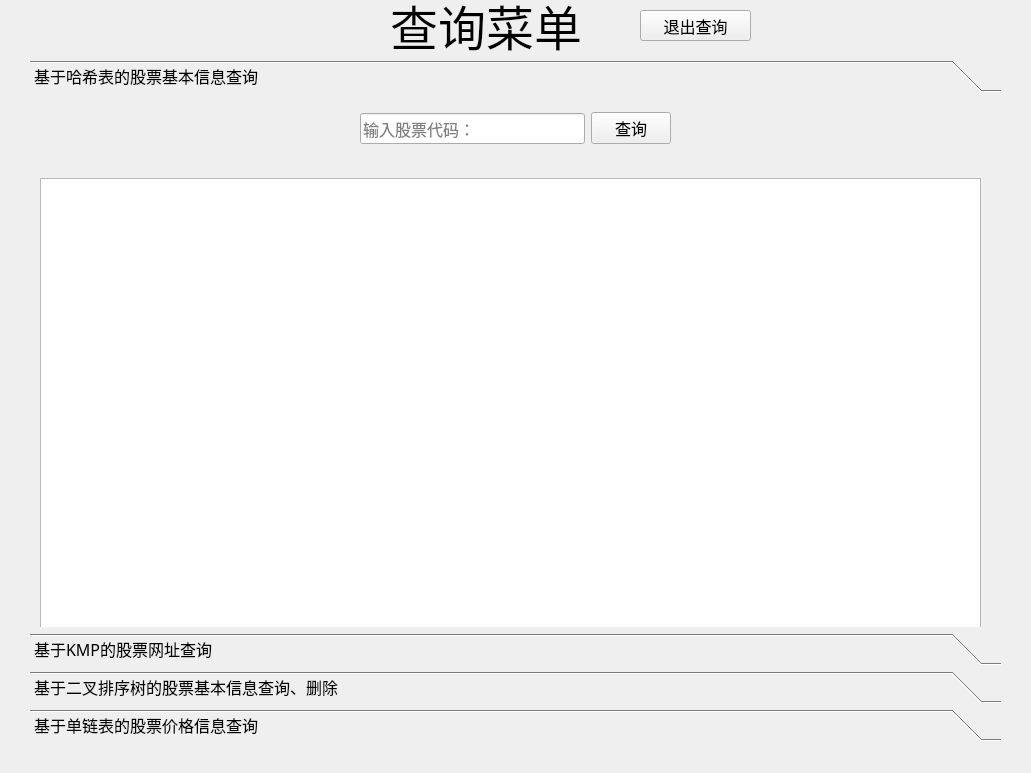
<?xml version="1.0" encoding="UTF-8"?>
<ui version="4.0">
 <author>Memorywzd</author>
 <class>queryClass</class>
 <widget class="QWidget" name="queryClass">
  <property name="geometry">
   <rect>
    <x>0</x>
    <y>0</y>
    <width>1031</width>
    <height>773</height>
   </rect>
  </property>
  <property name="font">
   <font>
    <family>等线</family>
    <pointsize>12</pointsize>
   </font>
  </property>
  <property name="windowTitle">
   <string>查询菜单</string>
  </property>
  <widget class="QToolBox" name="toolBox">
   <property name="geometry">
    <rect>
     <x>30</x>
     <y>60</y>
     <width>971</width>
     <height>681</height>
    </rect>
   </property>
   <property name="font">
    <font>
     <family>等线</family>
     <pointsize>12</pointsize>
    </font>
   </property>
   <property name="frameShape">
    <enum>QFrame::NoFrame</enum>
   </property>
   <property name="frameShadow">
    <enum>QFrame::Plain</enum>
   </property>
   <property name="currentIndex">
    <number>0</number>
   </property>
   <property name="tabSpacing">
    <number>6</number>
   </property>
   <widget class="QWidget" name="page">
    <property name="geometry">
     <rect>
      <x>0</x>
      <y>0</y>
      <width>971</width>
      <height>557</height>
     </rect>
    </property>
    <attribute name="label">
     <string>基于哈希表的股票基本信息查询</string>
    </attribute>
    <widget class="QWidget" name="horizontalLayoutWidget">
     <property name="geometry">
      <rect>
       <x>330</x>
       <y>10</y>
       <width>311</width>
       <height>41</height>
      </rect>
     </property>
     <layout class="QHBoxLayout" name="horizontalLayout">
      <item>
       <widget class="QLineEdit" name="lineEdit">
        <property name="placeholderText">
         <string>输入股票代码：</string>
        </property>
       </widget>
      </item>
      <item>
       <widget class="QPushButton" name="pushButton">
        <property name="text">
         <string>查询</string>
        </property>
       </widget>
      </item>
     </layout>
    </widget>
    <widget class="QTextEdit" name="textEdit">
     <property name="geometry">
      <rect>
       <x>10</x>
       <y>80</y>
       <width>941</width>
       <height>471</height>
      </rect>
     </property>
     <property name="font">
      <font>
       <pointsize>12</pointsize>
      </font>
     </property>
     <property name="readOnly">
      <bool>true</bool>
     </property>
    </widget>
   </widget>
   <widget class="QWidget" name="page_2">
    <property name="geometry">
     <rect>
      <x>0</x>
      <y>0</y>
      <width>971</width>
      <height>557</height>
     </rect>
    </property>
    <attribute name="label">
     <string>基于KMP的股票网址查询</string>
    </attribute>
    <widget class="QWidget" name="horizontalLayoutWidget_2">
     <property name="geometry">
      <rect>
       <x>340</x>
       <y>0</y>
       <width>291</width>
       <height>61</height>
      </rect>
     </property>
     <layout class="QHBoxLayout" name="horizontalLayout_2">
      <item>
       <widget class="QLineEdit" name="lineEdit_2">
        <property name="placeholderText">
         <string>输入网址的部分：</string>
        </property>
       </widget>
      </item>
      <item>
       <widget class="QPushButton" name="pushButton_2">
        <property name="text">
         <string>查询</string>
        </property>
       </widget>
      </item>
     </layout>
    </widget>
    <widget class="QTextEdit" name="textEdit_2">
     <property name="geometry">
      <rect>
       <x>10</x>
       <y>80</y>
       <width>941</width>
       <height>471</height>
      </rect>
     </property>
     <property name="font">
      <font>
       <pointsize>12</pointsize>
      </font>
     </property>
     <property name="readOnly">
      <bool>true</bool>
     </property>
    </widget>
   </widget>
   <widget class="QWidget" name="page_3">
    <property name="geometry">
     <rect>
      <x>0</x>
      <y>0</y>
      <width>971</width>
      <height>557</height>
     </rect>
    </property>
    <attribute name="label">
     <string>基于二叉排序树的股票基本信息查询、删除</string>
    </attribute>
    <widget class="QWidget" name="horizontalLayoutWidget_3">
     <property name="geometry">
      <rect>
       <x>300</x>
       <y>0</y>
       <width>401</width>
       <height>51</height>
      </rect>
     </property>
     <layout class="QHBoxLayout" name="horizontalLayout_3">
      <item>
       <widget class="QLineEdit" name="lineEdit_3">
        <property name="text">
         <string/>
        </property>
        <property name="placeholderText">
         <string>输入股票代码：</string>
        </property>
       </widget>
      </item>
      <item>
       <widget class="QPushButton" name="pushButton_3">
        <property name="text">
         <string>查询</string>
        </property>
       </widget>
      </item>
      <item>
       <widget class="QPushButton" name="pushButton_4">
        <property name="text">
         <string>删除</string>
        </property>
       </widget>
      </item>
     </layout>
    </widget>
    <widget class="QTextEdit" name="textEdit_3">
     <property name="geometry">
      <rect>
       <x>20</x>
       <y>60</y>
       <width>941</width>
       <height>491</height>
      </rect>
     </property>
     <property name="font">
      <font>
       <pointsize>12</pointsize>
      </font>
     </property>
     <property name="readOnly">
      <bool>true</bool>
     </property>
    </widget>
   </widget>
   <widget class="QWidget" name="page_4">
    <property name="geometry">
     <rect>
      <x>0</x>
      <y>0</y>
      <width>971</width>
      <height>557</height>
     </rect>
    </property>
    <attribute name="label">
     <string>基于单链表的股票价格信息查询</string>
    </attribute>
    <widget class="QWidget" name="horizontalLayoutWidget_4">
     <property name="geometry">
      <rect>
       <x>340</x>
       <y>0</y>
       <width>291</width>
       <height>61</height>
      </rect>
     </property>
     <layout class="QHBoxLayout" name="horizontalLayout_4">
      <item>
       <widget class="QLineEdit" name="lineEdit_4">
        <property name="placeholderText">
         <string>输入日期：</string>
        </property>
       </widget>
      </item>
      <item>
       <widget class="QPushButton" name="pushButton_5">
        <property name="text">
         <string>查询</string>
        </property>
       </widget>
      </item>
     </layout>
    </widget>
    <widget class="QTextEdit" name="textEdit_4">
     <property name="geometry">
      <rect>
       <x>10</x>
       <y>70</y>
       <width>941</width>
       <height>481</height>
      </rect>
     </property>
     <property name="font">
      <font>
       <pointsize>12</pointsize>
      </font>
     </property>
     <property name="readOnly">
      <bool>true</bool>
     </property>
    </widget>
   </widget>
  </widget>
  <widget class="QPushButton" name="pushButton_6">
   <property name="geometry">
    <rect>
     <x>640</x>
     <y>10</y>
     <width>111</width>
     <height>31</height>
    </rect>
   </property>
   <property name="text">
    <string>退出查询</string>
   </property>
  </widget>
  <widget class="QLabel" name="label">
   <property name="geometry">
    <rect>
     <x>390</x>
     <y>0</y>
     <width>241</width>
     <height>51</height>
    </rect>
   </property>
   <property name="font">
    <font>
     <pointsize>36</pointsize>
    </font>
   </property>
   <property name="text">
    <string>查询菜单</string>
   </property>
  </widget>
 </widget>
 <tabstops>
  <tabstop>lineEdit</tabstop>
  <tabstop>pushButton</tabstop>
  <tabstop>pushButton_6</tabstop>
  <tabstop>lineEdit_2</tabstop>
  <tabstop>pushButton_2</tabstop>
  <tabstop>lineEdit_3</tabstop>
  <tabstop>pushButton_3</tabstop>
  <tabstop>pushButton_4</tabstop>
  <tabstop>lineEdit_4</tabstop>
  <tabstop>pushButton_5</tabstop>
 </tabstops>
 <resources/>
 <connections>
  <connection>
   <sender>pushButton_6</sender>
   <signal>clicked()</signal>
   <receiver>queryClass</receiver>
   <slot>close()</slot>
   <hints>
    <hint type="sourcelabel">
     <x>674</x>
     <y>303</y>
    </hint>
    <hint type="destinationlabel">
     <x>675</x>
     <y>563</y>
    </hint>
   </hints>
  </connection>
 </connections>
</ui>
